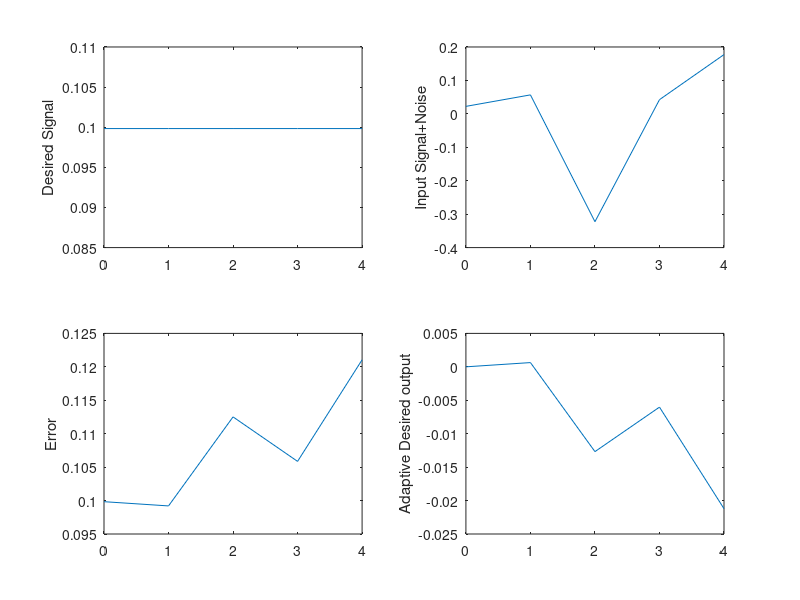

MATLAB code for this plot:
clc
close all
clear
N=input('length of sequence N = ');
t=0:N-1;
w0=1;  phi=0.1;
for i=1:N
d(i)=sin(2*pi*i*w0+phi);
end
x=d+randn(1,N)*0.5;
w=zeros(1,N); 
mu=input('mu = ');
for i=1:N
   e(i) = d(i) - w(i)' * x(i);
   w(i+1) = w(i) + mu * e(i) * x(i);
end
for i=1:N
yd(i) = sum(w(i)' * x(i));  
end
subplot(221),plot(t,d),ylabel('Desired Signal'),
subplot(222),plot(t,x),ylabel('Input Signal+Noise'),
subplot(223),plot(t,e),ylabel('Error'),
subplot(224),plot(t,yd),ylabel('Adaptive Desired output');